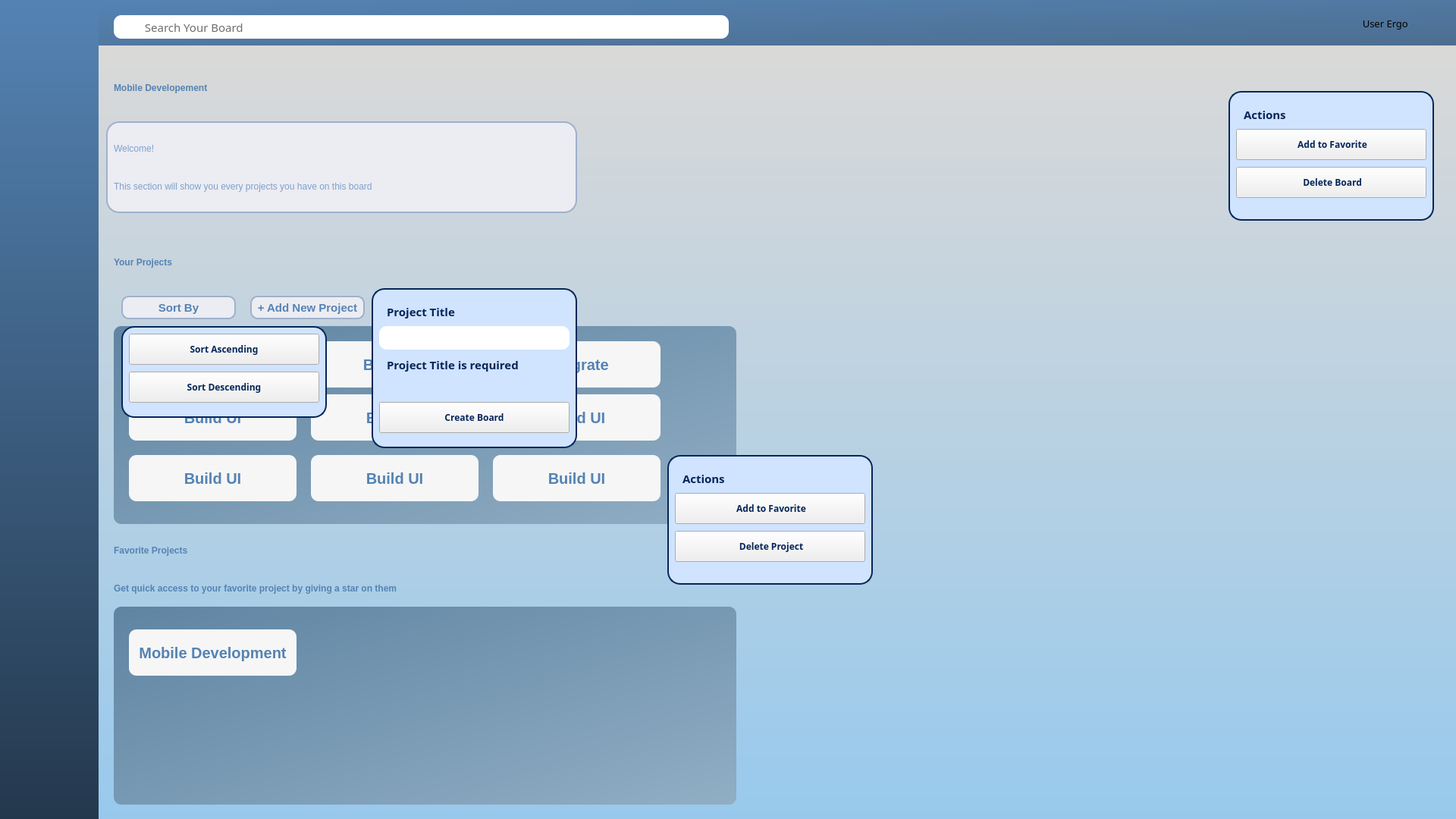
<?xml version="1.0" encoding="UTF-8"?>
<ui version="4.0">
 <class>Ergo</class>
 <widget class="QWidget" name="Ergo">
  <property name="geometry">
   <rect>
    <x>0</x>
    <y>0</y>
    <width>1920</width>
    <height>1080</height>
   </rect>
  </property>
  <property name="windowTitle">
   <string>Ergo</string>
  </property>
  <widget class="QWidget" name="Navbar" native="true">
   <property name="geometry">
    <rect>
     <x>0</x>
     <y>0</y>
     <width>131</width>
     <height>1081</height>
    </rect>
   </property>
   <property name="styleSheet">
    <string notr="true">#Navbar{
	background: qlineargradient(x1:0, y1:0, x2:0, y2:1, stop:0 #5483B3, stop:1 #24384D);
}</string>
   </property>
   <widget class="QLabel" name="LogoErgo">
    <property name="geometry">
     <rect>
      <x>-40</x>
      <y>30</y>
      <width>201</width>
      <height>191</height>
     </rect>
    </property>
    <property name="styleSheet">
     <string notr="true"/>
    </property>
    <property name="text">
     <string/>
    </property>
    <property name="pixmap">
     <pixmap>C:/Users/Kristian/Downloads/ego2.png</pixmap>
    </property>
    <property name="scaledContents">
     <bool>true</bool>
    </property>
   </widget>
  </widget>
  <widget class="QWidget" name="MainSection" native="true">
   <property name="geometry">
    <rect>
     <x>130</x>
     <y>60</y>
     <width>1811</width>
     <height>1031</height>
    </rect>
   </property>
   <property name="styleSheet">
    <string notr="true">#MainSection{
	background: qlineargradient(x1:0, y1:0, x2:0, y2:1, stop:0 #DAD9D8, stop:1 #97C9ED);
}</string>
   </property>
   <widget class="QLabel" name="BoardName">
    <property name="geometry">
     <rect>
      <x>20</x>
      <y>20</y>
      <width>561</width>
      <height>71</height>
     </rect>
    </property>
    <property name="styleSheet">
     <string notr="true">#BoardName{
	font: 50px &quot;Roboto&quot;;
	color: #5483B3;
	font-weight: bold;
}</string>
    </property>
    <property name="text">
     <string>Mobile Developement</string>
    </property>
   </widget>
   <widget class="QWidget" name="Containerforwords" native="true">
    <property name="geometry">
     <rect>
      <x>10</x>
      <y>100</y>
      <width>621</width>
      <height>121</height>
     </rect>
    </property>
    <property name="styleSheet">
     <string notr="true">#Containerforwords{
	border: 2px solid #9FB0CC;
	background-color: #ECECF3;
	border-radius: 17px;
}</string>
    </property>
    <widget class="QLabel" name="Welcome">
     <property name="geometry">
      <rect>
       <x>10</x>
       <y>20</y>
       <width>171</width>
       <height>31</height>
      </rect>
     </property>
     <property name="styleSheet">
      <string notr="true">#Welcome {
	font: bold 30px &quot;Roboto&quot;;
	color: #7DA0CA;
}</string>
     </property>
     <property name="text">
      <string>Welcome!</string>
     </property>
    </widget>
    <widget class="QLabel" name="WelcomeProject">
     <property name="geometry">
      <rect>
       <x>10</x>
       <y>70</y>
       <width>591</width>
       <height>31</height>
      </rect>
     </property>
     <property name="styleSheet">
      <string notr="true">#WelcomeProject {
	font: bold 18px &quot;Roboto&quot;;
	color: #7DA0CA;
}</string>
     </property>
     <property name="text">
      <string>This section will show you every projects you have on this board</string>
     </property>
    </widget>
   </widget>
   <widget class="QLabel" name="YourProject">
    <property name="geometry">
     <rect>
      <x>20</x>
      <y>240</y>
      <width>341</width>
      <height>91</height>
     </rect>
    </property>
    <property name="styleSheet">
     <string notr="true">#YourProject{
	font: 45px &quot;Roboto&quot;;
	color: #5483B3;
	font-weight: bold;
}</string>
    </property>
    <property name="text">
     <string>Your Projects</string>
    </property>
   </widget>
   <widget class="QPushButton" name="AddProjectButton">
    <property name="geometry">
     <rect>
      <x>200</x>
      <y>330</y>
      <width>151</width>
      <height>31</height>
     </rect>
    </property>
    <property name="styleSheet">
     <string notr="true">#AddProjectButton{
	border: 2px solid #9FB0CC;
	background-color: #ECECF3;
	border-radius: 10px;
	font-family: &quot;Roboto&quot;;
    font-size: 15px;
    font-weight: bold;
    color: #5483B3;
}</string>
    </property>
    <property name="text">
     <string>+ Add New Project</string>
    </property>
   </widget>
   <widget class="QLabel" name="FavoriteProject">
    <property name="geometry">
     <rect>
      <x>20</x>
      <y>620</y>
      <width>401</width>
      <height>91</height>
     </rect>
    </property>
    <property name="styleSheet">
     <string notr="true">#FavoriteProject{
	font: 45px &quot;Roboto&quot;;
	color: #5483B3;
	font-weight: bold;
}</string>
    </property>
    <property name="text">
     <string>Favorite Projects</string>
    </property>
   </widget>
   <widget class="QLabel" name="QuickAccess">
    <property name="geometry">
     <rect>
      <x>20</x>
      <y>700</y>
      <width>661</width>
      <height>31</height>
     </rect>
    </property>
    <property name="styleSheet">
     <string notr="true">#QuickAccess
{
	font: 20px &quot;Roboto&quot;;
	color: #5483B3;
	font-weight: bold;
}</string>
    </property>
    <property name="text">
     <string>Get quick access to your favorite project by giving a star on them</string>
    </property>
   </widget>
   <widget class="QWidget" name="ContainerForBoards" native="true">
    <property name="geometry">
     <rect>
      <x>20</x>
      <y>370</y>
      <width>821</width>
      <height>261</height>
     </rect>
    </property>
    <property name="styleSheet">
     <string notr="true">#ContainerForBoards{
	border-radius : 10px;
	background: qlineargradient(x1:0, y1:0, x2:1, y2:1, stop:0 #5F84A2, stop:1 #91AEC4);
}</string>
    </property>
    <widget class="QPushButton" name="Board2">
     <property name="geometry">
      <rect>
       <x>260</x>
       <y>20</y>
       <width>221</width>
       <height>61</height>
      </rect>
     </property>
     <property name="styleSheet">
      <string notr="true">#Board2{
	background-color: #F6F6F6;
	border-radius: 10px;
	font-family: &quot;Roboto&quot;;
    font-size: 20px;
    font-weight: bold;
   color: #5483B3;
}</string>
     </property>
     <property name="text">
      <string>Build UX</string>
     </property>
    </widget>
    <widget class="QPushButton" name="Project1">
     <property name="geometry">
      <rect>
       <x>20</x>
       <y>20</y>
       <width>221</width>
       <height>61</height>
      </rect>
     </property>
     <property name="styleSheet">
      <string notr="true">#Project1{
	background-color: #F6F6F6;
	border-radius: 10px;
	font-family: &quot;Roboto&quot;;
    font-size: 20px;
    font-weight: bold;
   color: #5483B3;
}</string>
     </property>
     <property name="text">
      <string>Build UI</string>
     </property>
    </widget>
    <widget class="QPushButton" name="Board3">
     <property name="geometry">
      <rect>
       <x>500</x>
       <y>20</y>
       <width>221</width>
       <height>61</height>
      </rect>
     </property>
     <property name="styleSheet">
      <string notr="true">#Board3{
	background-color: #F6F6F6;
	border-radius: 10px;
	font-family: &quot;Roboto&quot;;
    font-size: 20px;
    font-weight: bold;
   color: #5483B3;
}</string>
     </property>
     <property name="text">
      <string>Integrate</string>
     </property>
    </widget>
    <widget class="QPushButton" name="Board1_2">
     <property name="geometry">
      <rect>
       <x>20</x>
       <y>90</y>
       <width>221</width>
       <height>61</height>
      </rect>
     </property>
     <property name="styleSheet">
      <string notr="true">#Board1_2{
	background-color: #F6F6F6;
	border-radius: 10px;
	font-family: &quot;Roboto&quot;;
    font-size: 20px;
    font-weight: bold;
   color: #5483B3;
}</string>
     </property>
     <property name="text">
      <string>Build UI</string>
     </property>
    </widget>
    <widget class="QPushButton" name="Board1_3">
     <property name="geometry">
      <rect>
       <x>260</x>
       <y>90</y>
       <width>221</width>
       <height>61</height>
      </rect>
     </property>
     <property name="styleSheet">
      <string notr="true">#Board1_3{
	background-color: #F6F6F6;
	border-radius: 10px;
	font-family: &quot;Roboto&quot;;
    font-size: 20px;
    font-weight: bold;
   color: #5483B3;
}</string>
     </property>
     <property name="text">
      <string>Build UI</string>
     </property>
    </widget>
    <widget class="QPushButton" name="Board1_4">
     <property name="geometry">
      <rect>
       <x>500</x>
       <y>90</y>
       <width>221</width>
       <height>61</height>
      </rect>
     </property>
     <property name="styleSheet">
      <string notr="true">#Board1_4{
	background-color: #F6F6F6;
	border-radius: 10px;
	font-family: &quot;Roboto&quot;;
    font-size: 20px;
    font-weight: bold;
   color: #5483B3;
}</string>
     </property>
     <property name="text">
      <string>Build UI</string>
     </property>
    </widget>
    <widget class="QPushButton" name="Board1_5">
     <property name="geometry">
      <rect>
       <x>20</x>
       <y>170</y>
       <width>221</width>
       <height>61</height>
      </rect>
     </property>
     <property name="styleSheet">
      <string notr="true">#Board1_5{
	background-color: #F6F6F6;
	border-radius: 10px;
	font-family: &quot;Roboto&quot;;
    font-size: 20px;
    font-weight: bold;
   color: #5483B3;
}</string>
     </property>
     <property name="text">
      <string>Build UI</string>
     </property>
    </widget>
    <widget class="QPushButton" name="Board1_6">
     <property name="geometry">
      <rect>
       <x>260</x>
       <y>170</y>
       <width>221</width>
       <height>61</height>
      </rect>
     </property>
     <property name="styleSheet">
      <string notr="true">#Board1_6{
	background-color: #F6F6F6;
	border-radius: 10px;
	font-family: &quot;Roboto&quot;;
    font-size: 20px;
    font-weight: bold;
   color: #5483B3;
}</string>
     </property>
     <property name="text">
      <string>Build UI</string>
     </property>
    </widget>
    <widget class="QPushButton" name="Board1_7">
     <property name="geometry">
      <rect>
       <x>500</x>
       <y>170</y>
       <width>221</width>
       <height>61</height>
      </rect>
     </property>
     <property name="styleSheet">
      <string notr="true">#Board1_7{
	background-color: #F6F6F6;
	border-radius: 10px;
	font-family: &quot;Roboto&quot;;
    font-size: 20px;
    font-weight: bold;
   color: #5483B3;
}</string>
     </property>
     <property name="text">
      <string>Build UI</string>
     </property>
    </widget>
    <widget class="QPushButton" name="Setting">
     <property name="geometry">
      <rect>
       <x>200</x>
       <y>20</y>
       <width>41</width>
       <height>31</height>
      </rect>
     </property>
     <property name="styleSheet">
      <string notr="true">#Setting{
	border : none;
}</string>
     </property>
     <property name="text">
      <string/>
     </property>
     <property name="icon">
      <iconset>
       <normaloff>C:/Users/Kristian/Downloads/3dot.png</normaloff>C:/Users/Kristian/Downloads/3dot.png</iconset>
     </property>
    </widget>
    <widget class="QPushButton" name="Setting_2">
     <property name="geometry">
      <rect>
       <x>440</x>
       <y>20</y>
       <width>41</width>
       <height>31</height>
      </rect>
     </property>
     <property name="styleSheet">
      <string notr="true">#Setting_2{
	border : none;
}</string>
     </property>
     <property name="text">
      <string/>
     </property>
     <property name="icon">
      <iconset>
       <normaloff>C:/Users/Kristian/Downloads/3dot.png</normaloff>C:/Users/Kristian/Downloads/3dot.png</iconset>
     </property>
    </widget>
    <widget class="QPushButton" name="Setting_3">
     <property name="geometry">
      <rect>
       <x>200</x>
       <y>90</y>
       <width>41</width>
       <height>31</height>
      </rect>
     </property>
     <property name="styleSheet">
      <string notr="true">#Setting_3{
	border : none;
}</string>
     </property>
     <property name="text">
      <string/>
     </property>
     <property name="icon">
      <iconset>
       <normaloff>C:/Users/Kristian/Downloads/3dot.png</normaloff>C:/Users/Kristian/Downloads/3dot.png</iconset>
     </property>
    </widget>
    <widget class="QPushButton" name="Setting_4">
     <property name="geometry">
      <rect>
       <x>440</x>
       <y>90</y>
       <width>41</width>
       <height>31</height>
      </rect>
     </property>
     <property name="styleSheet">
      <string notr="true">#Setting_4{
	border : none;
}</string>
     </property>
     <property name="text">
      <string/>
     </property>
     <property name="icon">
      <iconset>
       <normaloff>C:/Users/Kristian/Downloads/3dot.png</normaloff>C:/Users/Kristian/Downloads/3dot.png</iconset>
     </property>
    </widget>
    <widget class="QPushButton" name="Setting_5">
     <property name="geometry">
      <rect>
       <x>680</x>
       <y>20</y>
       <width>41</width>
       <height>31</height>
      </rect>
     </property>
     <property name="styleSheet">
      <string notr="true">#Setting_5{
	border : none;
}</string>
     </property>
     <property name="text">
      <string/>
     </property>
     <property name="icon">
      <iconset>
       <normaloff>C:/Users/Kristian/Downloads/3dot.png</normaloff>C:/Users/Kristian/Downloads/3dot.png</iconset>
     </property>
    </widget>
    <widget class="QPushButton" name="Setting_6">
     <property name="geometry">
      <rect>
       <x>680</x>
       <y>90</y>
       <width>41</width>
       <height>31</height>
      </rect>
     </property>
     <property name="styleSheet">
      <string notr="true">#Setting_6{
	border : none;
}</string>
     </property>
     <property name="text">
      <string/>
     </property>
     <property name="icon">
      <iconset>
       <normaloff>C:/Users/Kristian/Downloads/3dot.png</normaloff>C:/Users/Kristian/Downloads/3dot.png</iconset>
     </property>
    </widget>
    <widget class="QPushButton" name="Setting_7">
     <property name="geometry">
      <rect>
       <x>200</x>
       <y>170</y>
       <width>41</width>
       <height>31</height>
      </rect>
     </property>
     <property name="styleSheet">
      <string notr="true">#Setting_7{
	border : none;
}</string>
     </property>
     <property name="text">
      <string/>
     </property>
     <property name="icon">
      <iconset>
       <normaloff>C:/Users/Kristian/Downloads/3dot.png</normaloff>C:/Users/Kristian/Downloads/3dot.png</iconset>
     </property>
    </widget>
    <widget class="QPushButton" name="Setting_8">
     <property name="geometry">
      <rect>
       <x>440</x>
       <y>170</y>
       <width>41</width>
       <height>31</height>
      </rect>
     </property>
     <property name="styleSheet">
      <string notr="true">#Setting_8{
	border : none;
}</string>
     </property>
     <property name="text">
      <string/>
     </property>
     <property name="icon">
      <iconset>
       <normaloff>C:/Users/Kristian/Downloads/3dot.png</normaloff>C:/Users/Kristian/Downloads/3dot.png</iconset>
     </property>
    </widget>
    <widget class="QPushButton" name="Setting_9">
     <property name="geometry">
      <rect>
       <x>680</x>
       <y>170</y>
       <width>41</width>
       <height>31</height>
      </rect>
     </property>
     <property name="styleSheet">
      <string notr="true">#Setting_9
{
	border : none;
}</string>
     </property>
     <property name="text">
      <string/>
     </property>
     <property name="icon">
      <iconset>
       <normaloff>C:/Users/Kristian/Downloads/3dot.png</normaloff>C:/Users/Kristian/Downloads/3dot.png</iconset>
     </property>
    </widget>
   </widget>
   <widget class="QWidget" name="ContainerForBoards_2" native="true">
    <property name="geometry">
     <rect>
      <x>20</x>
      <y>740</y>
      <width>821</width>
      <height>261</height>
     </rect>
    </property>
    <property name="styleSheet">
     <string notr="true">#ContainerForBoards_2{
	border-radius : 10px;
	background: qlineargradient(x1:0, y1:0, x2:1, y2:1, stop:0 #5F84A2, stop:1 #91AEC4);
}</string>
    </property>
    <widget class="QPushButton" name="Favp1">
     <property name="geometry">
      <rect>
       <x>20</x>
       <y>30</y>
       <width>221</width>
       <height>61</height>
      </rect>
     </property>
     <property name="styleSheet">
      <string notr="true">#Favp1{
	background-color: #F6F6F6;
	border-radius: 10px;
	font-family: &quot;Roboto&quot;;
    font-size: 20px;
    font-weight: bold;
   color: #5483B3;
}</string>
     </property>
     <property name="text">
      <string>Mobile Development</string>
     </property>
    </widget>
   </widget>
   <widget class="QWidget" name="AddingProject" native="true">
    <property name="geometry">
     <rect>
      <x>360</x>
      <y>320</y>
      <width>271</width>
      <height>211</height>
     </rect>
    </property>
    <property name="styleSheet">
     <string notr="true">#AddingProject{
	border: 2px solid #052659;
	background-color: #D0E3FF;
	border-radius: 17px;
}</string>
    </property>
    <widget class="QLabel" name="BoardTitle">
     <property name="geometry">
      <rect>
       <x>20</x>
       <y>20</y>
       <width>101</width>
       <height>21</height>
      </rect>
     </property>
     <property name="styleSheet">
      <string notr="true">#BoardTitle{
	font-family: Rubik;
    font-size: 15px;
    font-weight: bold;
   color: #052659;
}</string>
     </property>
     <property name="text">
      <string>Project Title</string>
     </property>
    </widget>
    <widget class="QLabel" name="BoardTitle_2">
     <property name="geometry">
      <rect>
       <x>20</x>
       <y>90</y>
       <width>181</width>
       <height>21</height>
      </rect>
     </property>
     <property name="styleSheet">
      <string notr="true">#BoardTitle_2{
	font-family: Rubik;
    font-size: 15px;
    font-weight: bold;
   color: #052659;
}</string>
     </property>
     <property name="text">
      <string>Project Title is required</string>
     </property>
    </widget>
    <widget class="QLineEdit" name="inputBoardtitle">
     <property name="geometry">
      <rect>
       <x>10</x>
       <y>50</y>
       <width>251</width>
       <height>31</height>
      </rect>
     </property>
     <property name="styleSheet">
      <string notr="true">#inputBoardtitle{
	border-radius : 10px;
}</string>
     </property>
    </widget>
    <widget class="QPushButton" name="CreateBoard">
     <property name="geometry">
      <rect>
       <x>10</x>
       <y>150</y>
       <width>251</width>
       <height>41</height>
      </rect>
     </property>
     <property name="styleSheet">
      <string notr="true">#CreateBoard{
	font-family: Rubik;
    font-size: 12px;
    font-weight: bold;
   color: #052659;
}</string>
     </property>
     <property name="text">
      <string>Create Board</string>
     </property>
    </widget>
   </widget>
   <widget class="QPushButton" name="Sorting">
    <property name="geometry">
     <rect>
      <x>30</x>
      <y>330</y>
      <width>151</width>
      <height>31</height>
     </rect>
    </property>
    <property name="styleSheet">
     <string notr="true">#Sorting{
	border: 2px solid #9FB0CC;
	background-color: #ECECF3;
	border-radius: 10px;
	font-family: &quot;Roboto&quot;;
    font-size: 15px;
    font-weight: bold;
    color: #5483B3;
}</string>
    </property>
    <property name="text">
     <string>Sort By</string>
    </property>
   </widget>
   <widget class="QWidget" name="Actions" native="true">
    <property name="geometry">
     <rect>
      <x>750</x>
      <y>540</y>
      <width>271</width>
      <height>171</height>
     </rect>
    </property>
    <property name="styleSheet">
     <string notr="true">#Actions{
	border: 2px solid #052659;
	background-color: #D0E3FF;
	border-radius: 17px;
}</string>
    </property>
    <widget class="QLabel" name="BoardTitle_3">
     <property name="geometry">
      <rect>
       <x>20</x>
       <y>20</y>
       <width>101</width>
       <height>21</height>
      </rect>
     </property>
     <property name="styleSheet">
      <string notr="true">#BoardTitle_3{
	font-family: Rubik;
    font-size: 15px;
    font-weight: bold;
   color: #052659;
}</string>
     </property>
     <property name="text">
      <string>Actions</string>
     </property>
    </widget>
    <widget class="QPushButton" name="Favorite">
     <property name="geometry">
      <rect>
       <x>10</x>
       <y>50</y>
       <width>251</width>
       <height>41</height>
      </rect>
     </property>
     <property name="styleSheet">
      <string notr="true">#Favorite{
	font-family: Rubik;
    font-size: 12px;
    font-weight: bold;
   color: #052659;
}</string>
     </property>
     <property name="text">
      <string> Add to Favorite</string>
     </property>
     <property name="icon">
      <iconset>
       <normaloff>C:/Users/Kristian/Downloads/star.png</normaloff>C:/Users/Kristian/Downloads/star.png</iconset>
     </property>
    </widget>
    <widget class="QPushButton" name="DeleteProject">
     <property name="geometry">
      <rect>
       <x>10</x>
       <y>100</y>
       <width>251</width>
       <height>41</height>
      </rect>
     </property>
     <property name="styleSheet">
      <string notr="true">#DeleteProject{
	font-family: Rubik;
    font-size: 12px;
    font-weight: bold;
   color: #052659;
}</string>
     </property>
     <property name="text">
      <string> Delete Project</string>
     </property>
     <property name="icon">
      <iconset>
       <normaloff>C:/Users/Kristian/Downloads/trashcan.png</normaloff>C:/Users/Kristian/Downloads/trashcan.png</iconset>
     </property>
    </widget>
   </widget>
   <widget class="QWidget" name="SortingOption" native="true">
    <property name="geometry">
     <rect>
      <x>30</x>
      <y>370</y>
      <width>271</width>
      <height>121</height>
     </rect>
    </property>
    <property name="styleSheet">
     <string notr="true">#SortingOption
{
	border: 2px solid #052659;
	background-color: #D0E3FF;
	border-radius: 17px;
}</string>
    </property>
    <widget class="QPushButton" name="Sort1">
     <property name="geometry">
      <rect>
       <x>10</x>
       <y>60</y>
       <width>251</width>
       <height>41</height>
      </rect>
     </property>
     <property name="styleSheet">
      <string notr="true">#Sort1{
	font-family: Rubik;
    font-size: 12px;
    font-weight: bold;
   color: #052659;
}</string>
     </property>
     <property name="text">
      <string>Sort Descending</string>
     </property>
    </widget>
    <widget class="QPushButton" name="Sort2">
     <property name="geometry">
      <rect>
       <x>10</x>
       <y>10</y>
       <width>251</width>
       <height>41</height>
      </rect>
     </property>
     <property name="styleSheet">
      <string notr="true">#Sort2{
	font-family: Rubik;
    font-size: 12px;
    font-weight: bold;
   color: #052659;
}</string>
     </property>
     <property name="text">
      <string>Sort Ascending</string>
     </property>
    </widget>
   </widget>
   <widget class="QPushButton" name="MainSettings">
    <property name="geometry">
     <rect>
      <x>1710</x>
      <y>20</y>
      <width>41</width>
      <height>41</height>
     </rect>
    </property>
    <property name="styleSheet">
     <string notr="true">#MainSettings{
	border : none;
}</string>
    </property>
    <property name="text">
     <string/>
    </property>
    <property name="icon">
     <iconset>
      <normaloff>C:/Users/Kristian/Downloads/settings.png</normaloff>C:/Users/Kristian/Downloads/settings.png</iconset>
    </property>
   </widget>
   <widget class="QWidget" name="Actions_2" native="true">
    <property name="geometry">
     <rect>
      <x>1490</x>
      <y>60</y>
      <width>271</width>
      <height>171</height>
     </rect>
    </property>
    <property name="styleSheet">
     <string notr="true">#Actions_2{
	border: 2px solid #052659;
	background-color: #D0E3FF;
	border-radius: 17px;
}</string>
    </property>
    <widget class="QLabel" name="BoardTitle_4">
     <property name="geometry">
      <rect>
       <x>20</x>
       <y>20</y>
       <width>101</width>
       <height>21</height>
      </rect>
     </property>
     <property name="styleSheet">
      <string notr="true">#BoardTitle_4{
	font-family: Rubik;
    font-size: 15px;
    font-weight: bold;
   color: #052659;
}</string>
     </property>
     <property name="text">
      <string>Actions</string>
     </property>
    </widget>
    <widget class="QPushButton" name="Favorite_2">
     <property name="geometry">
      <rect>
       <x>10</x>
       <y>50</y>
       <width>251</width>
       <height>41</height>
      </rect>
     </property>
     <property name="styleSheet">
      <string notr="true">#Favorite_2{
	font-family: Rubik;
    font-size: 12px;
    font-weight: bold;
   color: #052659;
}</string>
     </property>
     <property name="text">
      <string> Add to Favorite</string>
     </property>
     <property name="icon">
      <iconset>
       <normaloff>C:/Users/Kristian/Downloads/star.png</normaloff>C:/Users/Kristian/Downloads/star.png</iconset>
     </property>
    </widget>
    <widget class="QPushButton" name="DeleteProject_2">
     <property name="geometry">
      <rect>
       <x>10</x>
       <y>100</y>
       <width>251</width>
       <height>41</height>
      </rect>
     </property>
     <property name="styleSheet">
      <string notr="true">#DeleteProject_2{
	font-family: Rubik;
    font-size: 12px;
    font-weight: bold;
   color: #052659;
}</string>
     </property>
     <property name="text">
      <string> Delete Board</string>
     </property>
     <property name="icon">
      <iconset>
       <normaloff>C:/Users/Kristian/Downloads/trashcan.png</normaloff>C:/Users/Kristian/Downloads/trashcan.png</iconset>
     </property>
    </widget>
   </widget>
   <zorder>Containerforwords</zorder>
   <zorder>YourProject</zorder>
   <zorder>AddProjectButton</zorder>
   <zorder>FavoriteProject</zorder>
   <zorder>QuickAccess</zorder>
   <zorder>BoardName</zorder>
   <zorder>ContainerForBoards</zorder>
   <zorder>ContainerForBoards_2</zorder>
   <zorder>AddingProject</zorder>
   <zorder>Sorting</zorder>
   <zorder>Actions</zorder>
   <zorder>SortingOption</zorder>
   <zorder>MainSettings</zorder>
   <zorder>Actions_2</zorder>
  </widget>
  <widget class="QWidget" name="Searchbar" native="true">
   <property name="geometry">
    <rect>
     <x>130</x>
     <y>0</y>
     <width>1851</width>
     <height>61</height>
    </rect>
   </property>
   <property name="styleSheet">
    <string notr="true">#Searchbar{
	background: qlineargradient(x1:0, y1:0, x2:1, y2:1, stop:0 #5483B3, stop:1 #4D6D8F);
	border : none;
}</string>
   </property>
   <widget class="QLineEdit" name="SearchBoard">
    <property name="geometry">
     <rect>
      <x>20</x>
      <y>20</y>
      <width>811</width>
      <height>31</height>
     </rect>
    </property>
    <property name="styleSheet">
     <string notr="true">#SearchBoard{
	border-radius : 10px;
	font-family : Rubik;
	color : #6C6C6C;
	font-size : 15px;
}</string>
    </property>
    <property name="text">
     <string>          Search Your Board</string>
    </property>
   </widget>
   <widget class="QLabel" name="SmileyFace">
    <property name="geometry">
     <rect>
      <x>1620</x>
      <y>10</y>
      <width>41</width>
      <height>41</height>
     </rect>
    </property>
    <property name="text">
     <string/>
    </property>
    <property name="pixmap">
     <pixmap>C:/Users/Kristian/Downloads/smileyface.png</pixmap>
    </property>
    <property name="scaledContents">
     <bool>true</bool>
    </property>
   </widget>
   <widget class="QLabel" name="UserErgo">
    <property name="geometry">
     <rect>
      <x>1660</x>
      <y>20</y>
      <width>71</width>
      <height>21</height>
     </rect>
    </property>
    <property name="styleSheet">
     <string notr="true">#UserErgo{
	font-family : Rubik;
	font-size : 13px;
}</string>
    </property>
    <property name="text">
     <string>  User Ergo</string>
    </property>
   </widget>
   <widget class="QPushButton" name="SearchButton">
    <property name="geometry">
     <rect>
      <x>20</x>
      <y>20</y>
      <width>41</width>
      <height>31</height>
     </rect>
    </property>
    <property name="styleSheet">
     <string notr="true">#SearchButton{
	border : none;
}</string>
    </property>
    <property name="text">
     <string/>
    </property>
    <property name="icon">
     <iconset>
      <normaloff>C:/Users/Kristian/Downloads/search.png</normaloff>C:/Users/Kristian/Downloads/search.png</iconset>
    </property>
   </widget>
  </widget>
  <zorder>Navbar</zorder>
  <zorder>Searchbar</zorder>
  <zorder>MainSection</zorder>
 </widget>
 <resources/>
 <connections/>
</ui>
